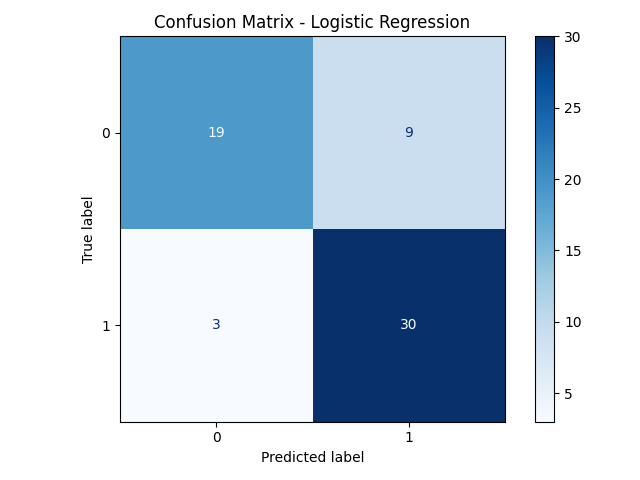

Recreate this plot in Python.
from pathlib import Path
import sqlite3
import pandas as pd
import matplotlib.pyplot as plt

from sklearn.model_selection import train_test_split
from sklearn.preprocessing import StandardScaler
from sklearn.pipeline import Pipeline
from sklearn.linear_model import LogisticRegression
from sklearn.metrics import ConfusionMatrixDisplay, f1_score

# Paths
BASE_DIR = Path(__file__).resolve().parents[1]
DB_PATH = BASE_DIR / "database" / "heart.db"
OUTPUT_PATH = BASE_DIR / "analysis" / "confusion_matrix.png"

def main():
    with sqlite3.connect(DB_PATH) as conn:
        df = pd.read_sql("""
            SELECT p.*, l.target
            FROM patients p
            JOIN labels l USING(patient_id)
        """, conn)

    X = df.drop(columns=["patient_id", "target"])
    y = df["target"]

    X_train, X_test, y_train, y_test = train_test_split(
        X, y, test_size=0.2, random_state=42, stratify=y
    )

    pipeline = Pipeline([
        ("scaler", StandardScaler()),
        ("model", LogisticRegression(max_iter=1000))
    ])

    pipeline.fit(X_train, y_train)
    y_pred = pipeline.predict(X_test)

    f1 = f1_score(y_test, y_pred)
    print(f"✅ Baseline F1-score: {f1:.4f}")

    ConfusionMatrixDisplay.from_estimator(
        pipeline,
        X_test,
        y_test,
        cmap="Blues"
    )

    plt.title("Confusion Matrix - Logistic Regression")
    plt.tight_layout()
    plt.savefig(OUTPUT_PATH)
    plt.close()

    print(f"✅ Confusion matrix saved at: {OUTPUT_PATH}")

if __name__ == "__main__":
    main()
